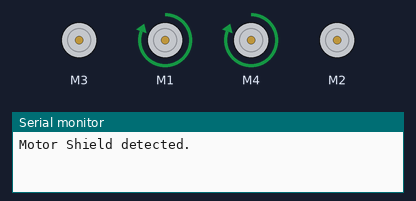
Bench run of a sketch on a simulated Arduino Uno, built with avr-gcc and run on an emulated ATmega328P. Shown: 4 × DC motor (green arrow = forward, orange = backward, longer = faster), the last lines printed to the serial monitor.

Above: at 1.5 s.
At 4.5 s:
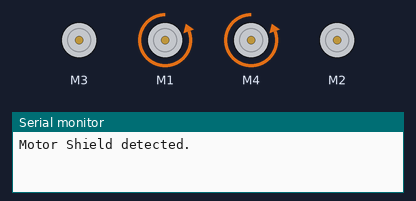
At 8.0 s:
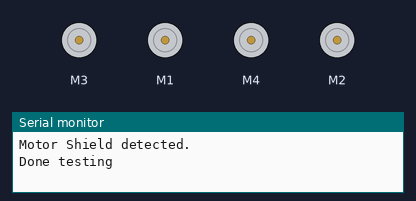
Timing chart, 0 to 13.0 s (numbered marks = the images above):
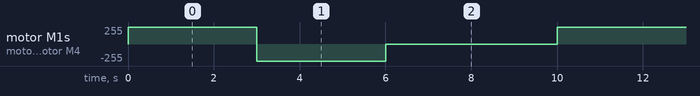

Measured:
- by itself, motor M1, motor M4: repeats every 10.0 s: backward 255/255 3.0 s, stopped 4.0 s, forward 255/255 3.0 s

The sketch:

drive_test.ino
```cpp
/*
 * @author Mudasir Ali
 * Contact: mudali25@bergen.org
 * Created at 2/23/2023
 * Modified 3/01/2023
 * Some portions modified from Adafruit
    MotorShield Example Code
 *
 * @brief controls the drive train for the goose chaser
*/

#include <Adafruit_MotorShield.h>

Adafruit_MotorShield AFMS = Adafruit_MotorShield();

//motor references
Adafruit_DCMotor* mot_BR = AFMS.getMotor(1);
Adafruit_DCMotor* mot_FR = AFMS.getMotor(2);
Adafruit_DCMotor* mot_FL = AFMS.getMotor(3);
Adafruit_DCMotor* mot_BL = AFMS.getMotor(4);

const int MOTOR_COUNT = 4;
//array of motors to conduct actions on all four
Adafruit_DCMotor* motors[MOTOR_COUNT] = {mot_FL, mot_BL, mot_FR, mot_BR};
Adafruit_DCMotor* right_wheels[2] = {mot_FR, mot_BR};
Adafruit_DCMotor* left_wheels[2] = {mot_FL, mot_BL};

void setup() {
  Serial.begin(9600);

  if (!AFMS.begin()) {
    Serial.println("Motor shield not detected");
    while (1);
  }
  Serial.println("Motor Shield detected.");

  //init speed to max, but send no movement signal
  setSpeedAll(255);
  runAll(RELEASE);
}

void loop() {
  setSpeedAll(255);
  runAll(RELEASE);

  display();

  delay(4000);
}

/*
 * @debug
 * use to display working drive
 *
*/
void display() {
  runRWD(FORWARD);
  delay(3000);

  runRWD(BACKWARD);
  delay(3000);

  Serial.println("Done testing");
  runAll(RELEASE);
}

/*
 * @debug
 * use to test what backwards or forwards means to a motor
 *
*/
void testDirs() {
  Serial.println("about to go fwd");

  runAll(FORWARD);
  delay(3000);

  Serial.println("about to go rev");
  runAll(BACKWARD);
  delay(3000);

  Serial.println("Done testing");
  runAll(RELEASE);
}

/*
 * @debug
 * use this function for testing all the util functions
*/
void testMotors() {
  const int DRIVE_TIME = 5000;
  const int PAUSE_TIME = 1000;

  //drive forward
  Serial.println("Driving forward");
  // runAll(FORWARD);
  runRWD(FORWARD);
  delay(DRIVE_TIME);
  //stop
  Serial.println("Stopping");
  runAll(RELEASE);
  delay(PAUSE_TIME);

  //drive backward
  Serial.println("Driving backward");
  runAll(FORWARD);
  // runRWD(BACKWARD);
  delay(DRIVE_TIME);
  //stop
  Serial.println("Stopping");
  runAll(RELEASE);
  delay(PAUSE_TIME);

  //turn left
  Serial.println("Turning left");
  turn("left");
  delay(DRIVE_TIME);
  //stop
  Serial.println("Stopping");
  runAll(RELEASE);
  delay(PAUSE_TIME);

  //turn right
  Serial.println("Turning right");
  turn("right");
  delay(DRIVE_TIME);
  //stop
  Serial.println("Stopping");
  runAll(RELEASE);
  delay(DRIVE_TIME);
}

/*
 * @brief simulated patrolling of a field
 * @param xTime - time to go across length of field
 * @param turnTime - the amount of time needed to turn 90deg
 * @param rows - number of times to go across length of field
 *
*/
void patrolField(int xTime, int turnTime, int rows) {
  for (int i=0;i<rows;i++) {
    runAll(FORWARD);
    delay(xTime);
    runAll(RELEASE);

    turn("right");
    delay(turnTime);
    runAll(FORWARD);
    delay(turnTime);
    runAll(RELEASE);

    turn("right");
    delay(turnTime);
    runAll(RELEASE);
  }
}

/*
 * @util
 * @brief sets speed of all motors to the same value
*/
void setSpeedAll(int speed) {
  mot_FL->setSpeed(speed);
  mot_BR->setSpeed(speed);
  mot_BL->setSpeed(speed);
  mot_FR->setSpeed(speed);
}

/*
 * @util
 * @brief runs all motors in the same direction
*/
void runAll(int direction) {
  mot_FL->setSpeed(255);
  mot_FL->run(direction);

  mot_BR->setSpeed(255);
  mot_BR->run(direction);

  mot_BL->setSpeed(255);
  mot_BL->run(direction);

  mot_FR->setSpeed(255);
  mot_FR->run(direction);
}

/*
 * @util
 * @brief runs back motors in the same direction
*/
void runRWD(int direction) {
  mot_BL->setSpeed(255);
  mot_BR->setSpeed(255);

  mot_BL->run(direction);
  mot_BR->run(direction);
}

//requires ~18 volts to run all motors
void turn(const char* direction) {
  if (strcmp(direction, "left") == 0) {
      mot_FL->setSpeed(255);
      mot_FL->run(BACKWARD);

      mot_BR->setSpeed(255);
      mot_BR->run(FORWARD);

      // mot_BL->setSpeed(255);
      // mot_BL->run(BACKWARD);

      // mot_FR->setSpeed(255);
      // mot_FR->run(FORWARD);

  } else if (strcmp(direction, "right") == 0) {
      mot_FL->setSpeed(255);
      mot_FL->run(FORWARD);

      mot_BR->setSpeed(255);
      mot_BR->run(BACKWARD);

      // mot_BL->setSpeed(255);
      // mot_BL->run(FORWARD);

      // mot_FR->setSpeed(255);
      // mot_FR->run(BACKWARD);
  } else {
      runAll(RELEASE);
      Serial.println("Invalid direction");
  }
}
```
